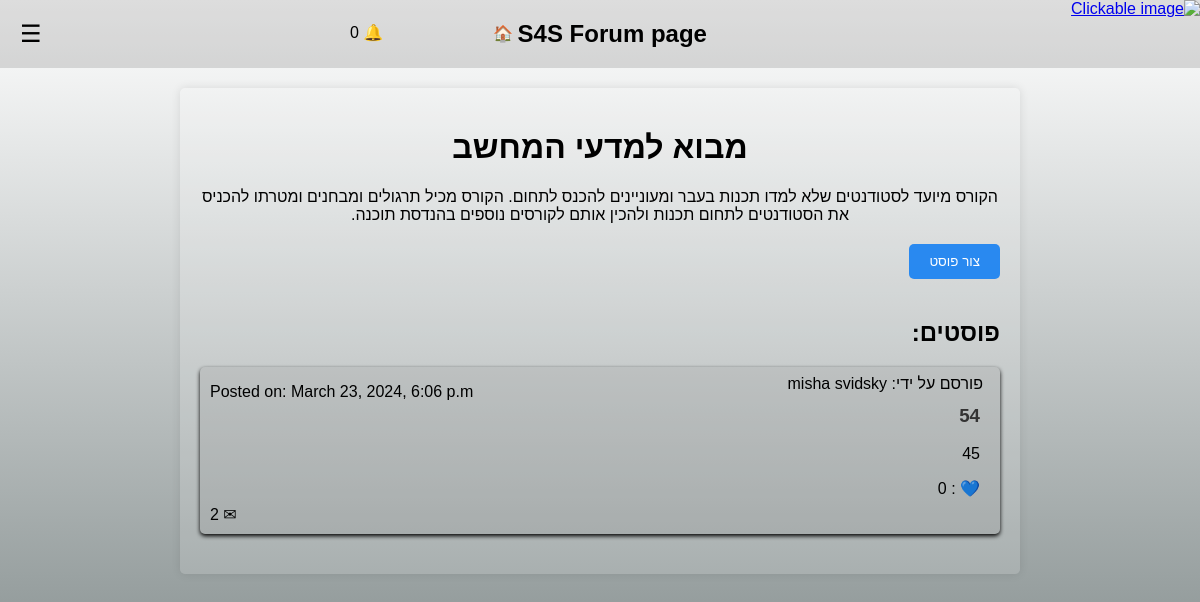
The page /blog/1/ on the database as committed earlier.
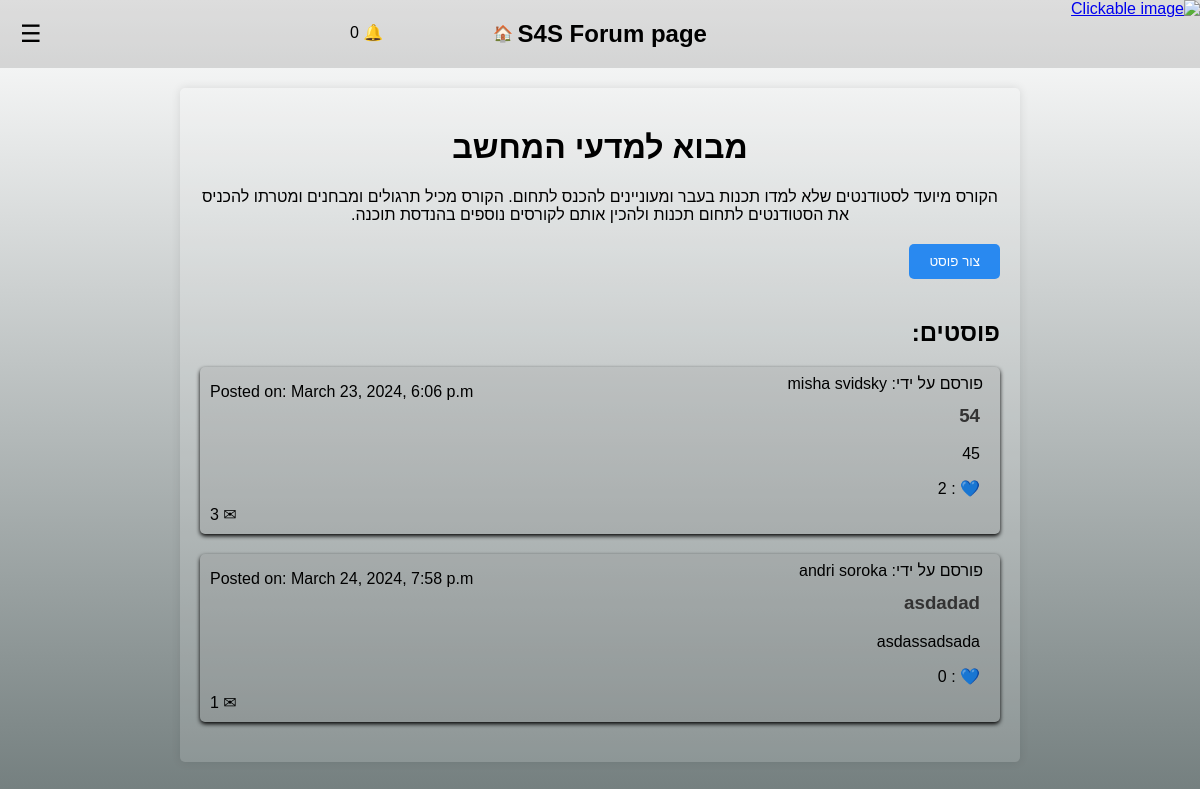
The same page on the database as committed later.
### S4S/models.py (models this page shows, shortened)
class Post2(models.Model):
    title = models.CharField(max_length=100)
    user_name = models.CharField(default="none", max_length=100)
    content = models.TextField()
    date_posted = models.DateTimeField(default=timezone.now)
    blog = models.ForeignKey('Blog', on_delete=models.CASCADE, null=True)
    candidate = models.ForeignKey('Candidate', on_delete=models.CASCADE, null=True, blank=True)
    student = models.ForeignKey('Student', on_delete=models.CASCADE, null=True, blank=True)
    graduate = models.ForeignKey('Graduate', on_delete=models.CASCADE, null=True, blank=True)
    comment_count = models.IntegerField(default=0)
    likes_count = models.IntegerField(default=0)

### S4S/blogim.py (the view, shortened to what this page needs)
# urls.py: path('blog/<int:blog_id>/', blogim.blog_detail, name='blog_detail'),
def blog_detail(request, blog_id):
    blog = Blog.objects.get(pk=blog_id)
    posts2 = Post2.objects.filter(blog=blog)
    current_user = None
    return render(request, 'blog.detail.html', {'blog': blog, 'posts2': posts2, 'current_user': current_user})

### templates/blog.detail.html (shortened to what this page needs)
<!DOCTYPE html>
<html lang="en">
<head>
</head>
<body>
<header>
    <div class="menu-icon" onclick="toggleSidebar(event)">☰</div>
    <a href="/" style="text-decoration: none; color: inherit;"><h2>S4S Forum page</h2></a>
     <a href="/" style="text-decoration: none; color: inherit;">&nbsp;🏠</a>
     <div id="notification-container">
    <span>&#x1F514;</span>
    <span id="notification-counter"></span>
</div>
</header>
    <div class="container">
        <div class="header">
            <h1>{{ blog.title }}</h1>
            <p>{{ blog.description }}</p>
        </div>
        <button class="create-post-button" onclick="toggleCreatePostForm()">צור פוסט</button>
        <a href="{% url '' %}" class="top-left">
            <img src="https://i.imgur.com/YAy1rDP.png" alt="Clickable image" width="250" height="75" class="invert-color">
        </a>
        <div class="posts">
            <h2>פוסטים:</h2>
            {% for post2 in posts2 %}
                <div class="post">
                    <a href="{% url 'post_detail' post2.id %}" style="text-decoration: none; color: inherit;">
                        <div class="post-info">
                            <span class="post-author">פורסם על ידי: {{ post2.user_name }}</span>
                        </div>
                        <div class="post-details">
                           {% load tz %}
                        <p>Posted on: {{ post2.date_posted|timezone:"Asia/Jerusalem"|date:"F j, Y, P"|slice:":-1" }}</p>
                        </div>
                        <br>
                        <h3>{{ post2.title }}</h3>
                        <p>{{ post2.content }}</p>
                        <span class="comment-count">&#9993; {{ post2.comment_count }}</span>
                        <p>💙 : {{ post2.likes_count }}</p>
                    </a>
                </div>
            {% endfor %}
        </div>
    </div>
</body>
</html>

Rows that differ between the two databases and show on the page:
changed Post2 "misha svidsky": comment_count "2" → "3"; likes_count "0" → "2"
added Post2: user_name "andri soroka", date_posted "March 24, 2024, 7:58 p.m", title "asdadad", content "asdassadsada", comment_count "1", likes_count "0"
